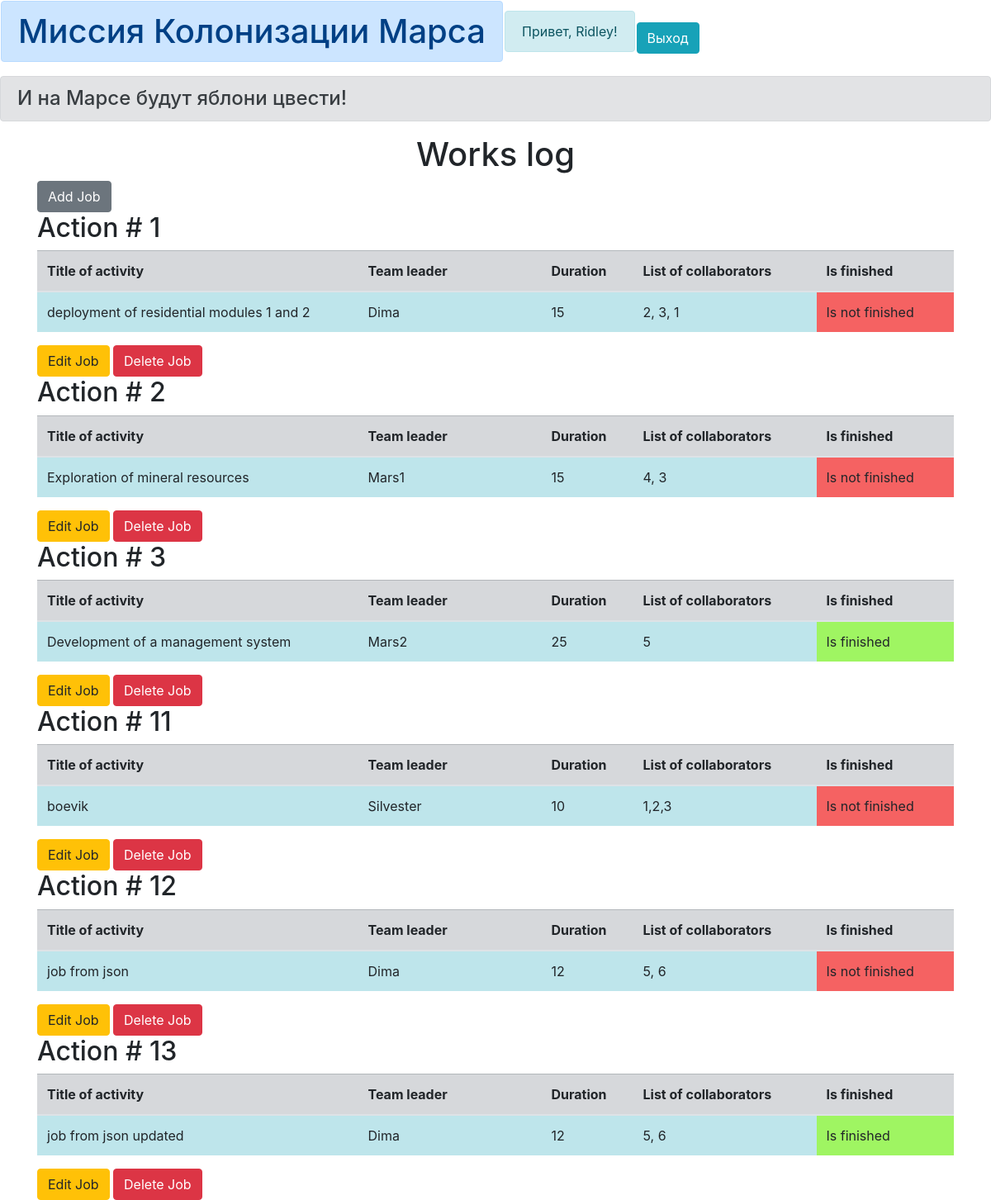
The page /jobs_table (signed in) on the database its author committed.
### data/users.py (models this page shows, shortened)
class User(SqlAlchemyBase, UserMixin, SerializerMixin):
    __tablename__ = 'users'
    id = sqlalchemy.Column(sqlalchemy.Integer,
                           primary_key=True, autoincrement=True)
    surname = sqlalchemy.Column(sqlalchemy.String, nullable=True)
    name = sqlalchemy.Column(sqlalchemy.String, nullable=True)
    age = sqlalchemy.Column(sqlalchemy.Integer, nullable=True)
    position = sqlalchemy.Column(sqlalchemy.String, nullable=True)
    speciality = sqlalchemy.Column(sqlalchemy.String, nullable=True)
    address = sqlalchemy.Column(sqlalchemy.String, nullable=True)
    email = sqlalchemy.Column(
        sqlalchemy.String, unique=True, index=True, nullable=True)
    hashed_password = sqlalchemy.Column(sqlalchemy.String, nullable=True)
    modified_date = sqlalchemy.Column(sqlalchemy.DateTime,
                                      default=datetime.datetime.now)
    jobs = orm.relation("Jobs", back_populates='user')
    departments = orm.relation("Department", back_populates='user')

### data/jobs.py (models this page shows, shortened)
class Jobs(SqlAlchemyBase, SerializerMixin):
    __tablename__ = 'Jobs'
    id = sqlalchemy.Column(sqlalchemy.Integer,
                           primary_key=True, autoincrement=True)
    team_leader = sqlalchemy.Column(sqlalchemy.Integer, sqlalchemy.ForeignKey("users.id"), nullable=True)
    job = sqlalchemy.Column(sqlalchemy.String, nullable=True)
    work_size = sqlalchemy.Column(sqlalchemy.Integer, nullable=True)
    collaborators = sqlalchemy.Column(sqlalchemy.String, nullable=True)
    start_date = sqlalchemy.Column(sqlalchemy.DateTime,
                                   default=datetime.datetime.now)
    end_date = sqlalchemy.Column(sqlalchemy.DateTime)
    is_finished = sqlalchemy.Column(sqlalchemy.BOOLEAN, nullable=True)
    user = orm.relation('User')

### main.py (the view)
@app.route("/jobs_table")
@login_required
def jobs_table():
    session = db_session.create_session()
    j = session.query(Jobs).all()
    return render_template("jobs_table.html", jobs=j, title="Журнал работ")

### data/db_session.py (called while the page is built)
def create_session() -> Session:
    global __factory
    return __factory()

### main.py (called while the page is built)
@login_manager.user_loader
def load_user(user_id):
    session = db_session.create_session()
    return session.query(User).get(user_id)

### templates/jobs_table.html
{% extends "base.html" %}
{% block content %}
<h1 align="center">Works log</h1>
{% if current_user.is_authenticated %}
<a href="/addjob" class="btn btn-secondary">Add Job</a>
{% endif %}
{% for job in jobs%}
<div>
    <h2>Action # {{job.id}}</h2>
    {% if job.is_finished == False %}
    {% set color = '#f56262' %}
    {% set ready = 'Is not finished' %}
    {% else %}
    {%set color = '#9ff562'%}
    {% set ready = 'Is finished' %}
    {% endif %}
    <div>
        <table class="table table-hover">
            <thead class="table-secondary">
                <tr>
                    <th>Title of activity</th>
                    <th>Team leader</th>
                    <th>Duration</th>
                    <th>List of collaborators</th>
                    <th>Is finished</th>
                </tr>
            </thead>
            <tr>
                <td class="table-info">{{job.job}}</td>
                <td class="table-info" style="width: 20%;">{{job.user.name}}</td>
                <td class="table-info" style="width: 10%;">{{job.work_size}}</td>
                <td class="table-info" style="width: 20%;">{{job.collaborators}}</td>
                <td bgcolor="{{ color }}" style="width: 15%;">{{ ready }}</td>
            </tr>
        </table>
        {% if current_user.is_authenticated and (current_user == job.user or current_user.id == 1) %}
        <div>
            <a href="/editjob/{{ job.id }}" class="btn btn-warning">Edit Job</a>
            <a href="/job_delete/{{ job.id }}" class="btn btn-danger">Delete Job</a>
        </div>
        {% endif %}
    </div>
</div>
{% endfor %}
{% endblock %}

### templates/base.html (shortened to what this page needs)
<!doctype html>
<html lang="en">
<head>
    <link rel="stylesheet" type="text/css" href="{{url_for('static', filename='css/style.css')}}"/>
    <link rel="stylesheet" href="https://stackpath.bootstrapcdn.com/bootstrap/4.4.1/css/bootstrap.min.css"
>
</head>
<body>
<table><tr><td><h1 class="alert alert-primary">Миссия Колонизации Марса</h1></td>
<td><div class="alert alert-info">
   <a>Привет, {{ current_user.name }}!</a>
  </div></td>
<td>
    {% if current_user.is_authenticated %}
<a class="btn btn-info" href="/logout">Выход</a>
{% else %}
<p>
    <a class="btn btn-primary" href="/register">Зарегистрироваться</a>
    <a class="btn btn-success" href="{{ url_for('login') }}">Войти</a>
</p>
{% endif %}
</td>
</tr>
</table>
<h4 class="alert alert-secondary">И на Марсе будут яблони цвести!</h4>
<main role="main" class="container">
    {% block content %}{% endblock %}
</main>
</html>

### static/css/style.css (style rules this page uses)
h4 { padding-left: 20px; color : gray; }

### rows shown on the page
User: name "Ridley"
Jobs: id "1", job "deployment of residential modules 1 and 2", user.name "Dima", work_size "15", collaborators "2, 3, 1", ready "Is not finished"
Jobs: id "2", job "Exploration of mineral resources", user.name "Mars1", work_size "15", collaborators "4, 3", ready "Is not finished"
Jobs: id "3", job "Development of a management system", user.name "Mars2", work_size "25", collaborators "5", ready "Is finished"
Jobs: id "11", job "boevik", user.name "Silvester", work_size "10", collaborators "1,2,3", ready "Is not finished"
Jobs: id "12", job "job from json", user.name "Dima", work_size "12", collaborators "5, 6", ready "Is not finished"
Jobs: id "13", job "job from json updated", user.name "Dima", work_size "12", collaborators "5, 6", ready "Is finished"
